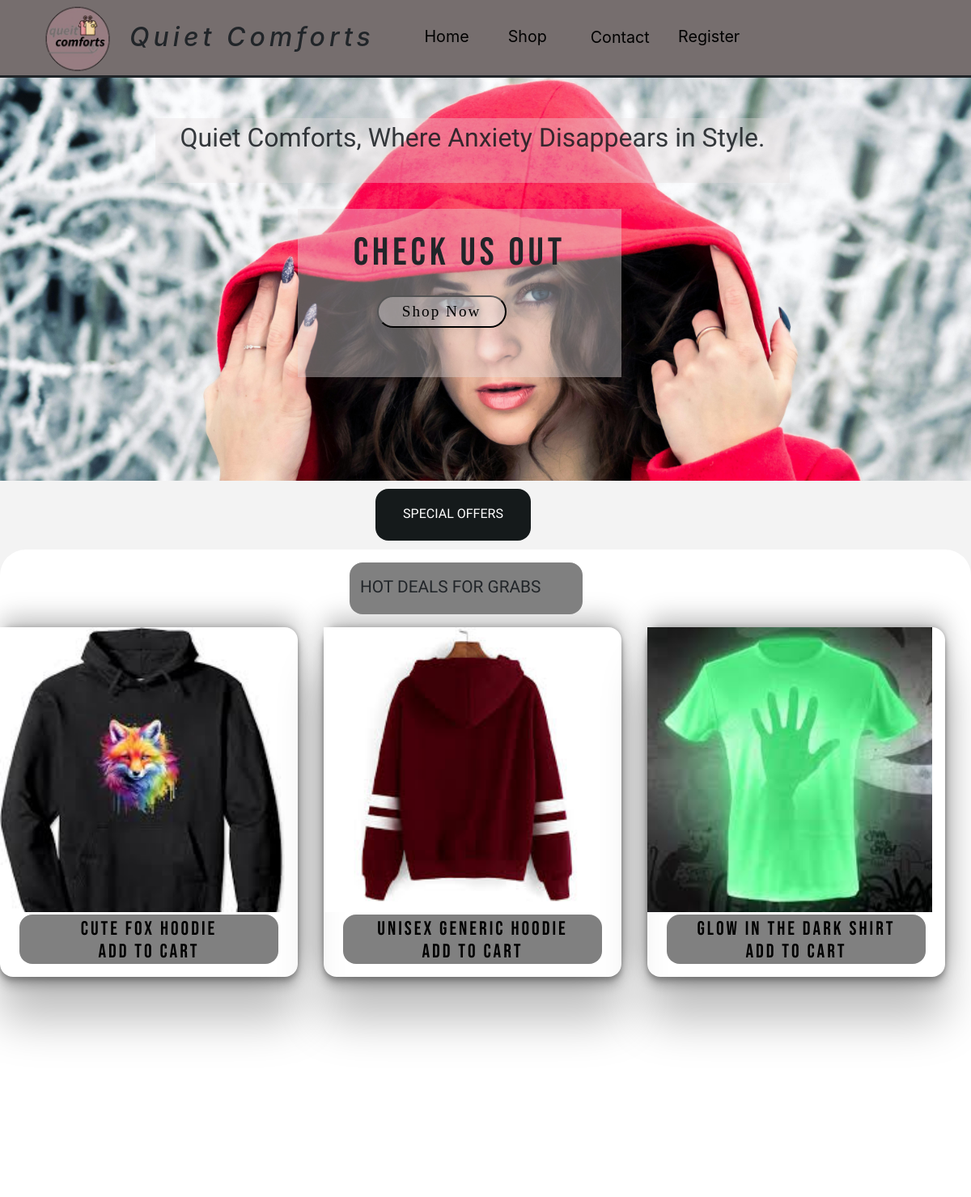
The page / on the database its author committed.
### main/models.py (models this page shows, shortened)
class Clothe(models.Model):
    User = models.ForeignKey(User, on_delete=models.CASCADE, related_name="clothe")
    category = models.CharField(max_length=8, choices=item_categories)
    name = models.CharField(max_length=50)
    image = models.ImageField(upload_to="itemsImages")
    price = models.CharField(max_length=10)
    desc = models.CharField(max_length=200)
    color = models.CharField(max_length=8, choices=item_colors)
    size = models.CharField(max_length=15, choices=item_sizes)
    stockCount = models.CharField(max_length=5)
    offer = models.CharField(max_length=8, choices=item_offer, default="No")
    old_price = models.CharField(max_length=10, default=0)

### main/views.py (the view)
# urls.py: path("",views.home,name="home"),
def home(response):
    cloth = Clothe.objects.all()
    return render(response,'main/home.html',{"clothes":cloth})

### cart/context_processors.py (called while the page is built)
def cart(request):
    return {
        'cart':Cart(request)
    }

### main/templates/main/home.html (shortened to what this page needs)
{%extends 'main/base.html' %}
{% load static %}
{% block content %}
    <div class="body-container">
        <div class="sec-1" style="background-image: url({% static 'images/home_bg.jpg' %})">
        <div class="slogan-box">
            <p id="slogan_text">Quiet Comforts, Where Anxiety <span id="dis_word">Disappears</span> in Style.</p>
        </div>
        <div class="btn_box">
            <p id="home_text">CHECK US OUT</p>
            <button id="shop-btn"> <a class="link" href=" {% url "shop" %} ">Shop Now</a> </button>
        </div>
        </div>
        <div id="offer_header"><p id="offer_text">SPECIAL OFFERS</p></div>
        <div class="sec-2">
            <p id="deals_text">HOT DEALS FOR GRABS</p>
            <div class="grid-container">
                {% for clothe in clothes  %}
                {% if  clothe.offer == "yes" %}
                <div class="g-item">
                    <a href="{% url "productInfo" clothe.id %}">
                    <div class="deal-image" style="background-image: url({{clothe.image.url}})" >
                    </div>
                    <div class="deal-info">
                        <p class="deal-text" id="name">{{clothe.name}}</p>
                        <p class="deal-text" id="to_cart">Add To Cart</p>
                    </div>
                    </a>
                </div>
                {% endif %}
                {% endfor %}
            </div>
    </div>
</div>
{% endblock %}

### static/css/main.css (style rules this page uses)
html { background-color: rgb(255, 255, 255); }
html a { color: black; text-decoration: none; }
.body-container { width: 100vw; height: 100vh; background-color: rgb(243, 243, 243); margin-top: 30px; }
.sec-1 { width: 100vw; height: 35rem; background-repeat: no-repeat; background-size: cover; margin-top: 2.12rem; }
.slogan-box { height: 5rem; width: 49rem; background-color: rgba(230, 223, 223, 0.4); margin-left: 23rem; margin-top: 7rem; margin-left: 12rem; position: absolute; text-align: center; opacity: .9; }
#slogan_text { font-family: "Protest Riot", sans-serif; font-weight: 400; font-style: normal; font-size:2rem; }
#dis_word { animation-name: dis; animation-duration: 4s; animation-iteration-count: infinite; animation-direction: alternate; }
.btn_box { height: 13rem; width: 25rem; background-color: rgba(230, 223, 223, 0.4); margin-left: 23rem; margin-top: 14rem; position: absolute; }
#home_text { font-family: "Bebas Neue", sans-serif; font-size: 3rem; text-align: center; margin-top: 1.2rem; letter-spacing: 5px; }
#shop-btn { width: 10rem; height: 2.5rem; border-radius: 2rem; background-color: rgba(243, 232, 232, 0.4); letter-spacing: 2px; font-family: "Playfair Display", serif; font-weight: 500; font-size: 1.2rem; margin-left: 6.1rem; }
.link { color: black; text-decoration: none; }
#offer_header { height: 4rem; width: 12rem; background-color: rgb(21, 26, 27); text-align: center; margin-left: 29rem; border-radius: 1rem; margin-top: 10px; }
#offer_text { padding-top: 1.2rem; font-family: "Varela Round", sans-serif; font-weight: 400; color: white; }
.sec-2 { height:100vh; width: 100vw; background-color: rgb(255, 255, 255); margin-top: .7rem; border-radius: 2rem; }
#deals_text { font-family: "IM Fell Great Primer", serif; font-weight: 400; font-size: 1.3rem; font-style: normal; height: 4rem; width: 18rem; background-color: gray; margin-left: 27rem; border-radius: 1rem; margin-top: 1rem; position: absolute; padding-top: 15px; padding-inline-start: 13px; }
.grid-container { margin-top: .1rem; display: grid; row-gap: 3px; width: 100vw; height: fit-content; grid-template-columns: 1fr 1fr 1fr; }
.g-item { margin-top: 6rem; height: 27rem; width: 23rem; border-radius: 1rem; box-shadow: rgba(0, 0, 0, 0.25) 0px 54px 55px, rgba(0, 0, 0, 0.25) 0px -12px 30px, rgba(0, 0, 0, 0.25) 0px 4px 6px, rgba(0, 0, 0, 0.17) 0px 12px 13px, rgba(0, 0, 0, 0.09) 0px -3px 5px; }
.deal-image { background-repeat: no-repeat; background-size: cover; height: 22rem; width: 22rem; }
.deal-info { height: 3.8rem; width: 20rem; background-color: gray; border-radius: 1rem; margin-left: 1.5rem; margin-top: 2.8px; text-align: center; border-top-style: none; }
.deal-text { font-size: 1.5rem; font-weight: 500; line-height: 15px; padding-top: 3px; font-family: "Bebas Neue", sans-serif; letter-spacing: 3px; }
#name { padding-top: 10px; margin-bottom: 10px; }

### rows shown on the page
Clothe: image (picture), name "CUTE FOX HOODIE"
Clothe: image (picture), name "UNISEX GENERIC HOODIE"
Clothe: image (picture), name "GLOW IN THE DARK SHIRT"
